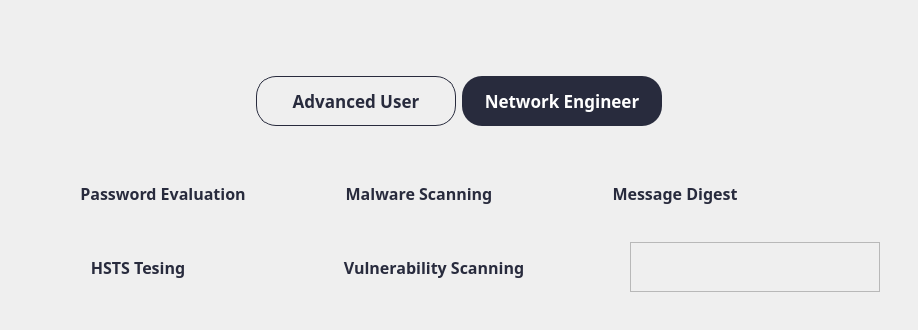
        <widget class="QWidget" name="mainpage">
         <layout class="QHBoxLayout" name="horizontalLayout_7">
          <item>
           <widget class="QWidget" name="widget_9" native="true">
            <layout class="QVBoxLayout" name="verticalLayout_4">
             <item>
              <widget class="QWidget" name="widget_105" native="true">
               <layout class="QVBoxLayout" name="verticalLayout_69">
                <item>
                 <widget class="QWidget" name="widget_12" native="true">
                  <layout class="QVBoxLayout" name="verticalLayout_6">
                   <item alignment="Qt::AlignHCenter|Qt::AlignVCenter">
                    <widget class="QLabel" name="image_mainpage">
                     <property name="minimumSize">
                      <size>
                       <width>500</width>
                       <height>0</height>
                      </size>
                     </property>
                     <property name="maximumSize">
                      <size>
                       <width>1000</width>
                       <height>16777215</height>
                      </size>
                     </property>
                     <property name="text">
                      <string/>
                     </property>
                     <property name="pixmap">
                      <pixmap>main.png</pixmap>
                     </property>
                    </widget>
                   </item>
                  </layout>
                 </widget>
                </item>
                <item alignment="Qt::AlignHCenter">
                 <widget class="QWidget" name="widget_14" native="true">
                  <layout class="QHBoxLayout" name="horizontalLayout_8">
                   <item alignment="Qt::AlignHCenter">
                    <widget class="QPushButton" name="btn_advancedUserHome">
                     <property name="minimumSize">
                      <size>
                       <width>200</width>
                       <height>50</height>
                      </size>
                     </property>
                     <property name="maximumSize">
                      <size>
                       <width>200</width>
                       <height>50</height>
                      </size>
                     </property>
                     <property name="font">
                      <font>
                       <family>Bahnschrift SemiBold</family>
                       <pointsize>13</pointsize>
                       <weight>75</weight>
                       <bold>true</bold>
                      </font>
                     </property>
                     <property name="cursor">
                      <cursorShape>PointingHandCursor</cursorShape>
                     </property>
                     <property name="styleSheet">
                      <string notr="true">QPushButton {    
    border: 1px solid rgba(40,43,61,255) ;
    border-radius: 20px;
    padding: 5px 10px;
	color: rgba(40,43,61,255) ;
}

QPushButton:hover {
    background-color: ;
}
</string>
                     </property>
                     <property name="text">
                      <string>Advanced User</string>
                     </property>
                     <property name="iconSize">
                      <size>
                       <width>40</width>
                       <height>40</height>
                      </size>
                     </property>
                    </widget>
                   </item>
                   <item alignment="Qt::AlignHCenter">
                    <widget class="QPushButton" name="btn_networkUserHome">
                     <property name="minimumSize">
                      <size>
                       <width>200</width>
                       <height>50</height>
                      </size>
                     </property>
                     <property name="maximumSize">
                      <size>
                       <width>200</width>
                       <height>50</height>
                      </size>
                     </property>
                     <property name="font">
                      <font>
                       <family>Bahnschrift SemiBold</family>
                       <pointsize>13</pointsize>
                       <weight>75</weight>
                       <bold>true</bold>
                      </font>
                     </property>
                     <property name="cursor">
                      <cursorShape>PointingHandCursor</cursorShape>
                     </property>
                     <property name="styleSheet">
                      <string notr="true">QPushButton {    
	background-color: rgba(40,43,61,255);
	color: rgb(255, 255, 255);
    border-radius: 20px;
    padding: 5px 10px;
}

QPushButton:hover {
    
}
</string>
                     </property>
                     <property name="text">
                      <string>Network Engineer</string>
                     </property>
                     <property name="iconSize">
                      <size>
                       <width>40</width>
                       <height>40</height>
                      </size>
                     </property>
                    </widget>
                   </item>
                  </layout>
                 </widget>
                </item>
               </layout>
              </widget>
             </item>
             <item>
              <widget class="QWidget" name="widget_13" native="true">
               <layout class="QVBoxLayout" name="verticalLayout_59">
                <item alignment="Qt::AlignLeft">
                 <widget class="QWidget" name="widget_101" native="true">
                  <layout class="QHBoxLayout" name="horizontalLayout_28">
                   <item>
                    <widget class="QPushButton" name="show_password_2">
                     <property name="minimumSize">
                      <size>
                       <width>250</width>
                       <height>50</height>
                      </size>
                     </property>
                     <property name="maximumSize">
                      <size>
                       <width>250</width>
                       <height>50</height>
                      </size>
                     </property>
                     <property name="font">
                      <font>
                       <family>Bahnschrift SemiBold</family>
                       <pointsize>12</pointsize>
                       <weight>75</weight>
                       <bold>true</bold>
                      </font>
                     </property>
                     <property name="styleSheet">
                      <string notr="true">QPushButton {    

    border-radius: 20px;
    padding: 5px 10px;
	color: rgba(40,43,61,255) ;
}

QPushButton:hover {
    background-color: ;
}
</string>
                     </property>
                     <property name="text">
                      <string>Password Evaluation</string>
                     </property>
                     <property name="icon">
                      <iconset>
                       <normaloff>icons8-password-35.png</normaloff>icons8-password-35.png</iconset>
                     </property>
                     <property name="iconSize">
                      <size>
                       <width>45</width>
                       <height>45</height>
                      </size>
                     </property>
                    </widget>
                   </item>
                   <item>
                    <widget class="QPushButton" name="show_malware_2">
                     <property name="minimumSize">
                      <size>
                       <width>250</width>
                       <height>50</height>
                      </size>
                     </property>
                     <property name="maximumSize">
                      <size>
                       <width>250</width>
                       <height>50</height>
                      </size>
                     </property>
                     <property name="font">
                      <font>
                       <family>Bahnschrift SemiBold</family>
                       <pointsize>12</pointsize>
                       <weight>75</weight>
                       <bold>true</bold>
                      </font>
                     </property>
                     <property name="styleSheet">
                      <string notr="true">QPushButton {    
 
    border-radius: 20px;
    padding: 5px 10px;
	color: rgba(40,43,61,255) ;
}

QPushButton:hover {
    background-color: ;
}
</string>
                     </property>
                     <property name="text">
                      <string>Malware Scanning</string>
                     </property>
                     <property name="icon">
                      <iconset>
                       <normaloff>icon-malware.png</normaloff>icon-malware.png</iconset>
                     </property>
                     <property name="iconSize">
                      <size>
                       <width>35</width>
                       <height>35</height>
                      </size>
                     </property>
                    </widget>
                   </item>
                   <item>
                    <widget class="QPushButton" name="show_digest_2">
                     <property name="minimumSize">
                      <size>
                       <width>250</width>
                       <height>50</height>
                      </size>
                     </property>
                     <property name="maximumSize">
                      <size>
                       <width>250</width>
                       <height>50</height>
                      </size>
                     </property>
                     <property name="font">
                      <font>
                       <family>Bahnschrift SemiBold</family>
                       <pointsize>12</pointsize>
                       <weight>75</weight>
                       <bold>true</bold>
                      </font>
                     </property>
                     <property name="styleSheet">
                      <string notr="true">QPushButton {    

    border-radius: 20px;
    padding: 5px 10px;
    color: rgba(40,43,61,255) ;
}

QPushButton:hover {
    background-color: ;
}
</string>
                     </property>
                     <property name="text">
                      <string>Message Digest</string>
                     </property>
                     <property name="icon">
                      <iconset>
                       <normaloff>icon-digest.png</normaloff>icon-digest.png</iconset>
                     </property>
                     <property name="iconSize">
                      <size>
                       <width>35</width>
                       <height>35</height>
                      </size>
                     </property>
                    </widget>
                   </item>
                  </layout>
                 </widget>
                </item>
                <item alignment="Qt::AlignLeft">
                 <widget class="QWidget" name="widget_100" native="true">
                  <layout class="QHBoxLayout" name="horizontalLayout_41">
                   <item alignment="Qt::AlignLeft">
                    <widget class="QPushButton" name="show_https_2">
                     <property name="minimumSize">
                      <size>
                       <width>200</width>
                       <height>50</height>
                      </size>
                     </property>
                     <property name="maximumSize">
                      <size>
                       <width>200</width>
                       <height>50</height>
                      </size>
                     </property>
                     <property name="font">
                      <font>
                       <family>Bahnschrift SemiBold</family>
                       <pointsize>12</pointsize>
                       <weight>75</weight>
                       <bold>true</bold>
                      </font>
                     </property>
                     <property name="styleSheet">
                      <string notr="true">QPushButton {    

    border-radius: 20px;
    padding: 5px 10px;
	color: rgba(40,43,61,255) ;
}

QPushButton:hover {
    background-color: ;
}
</string>
                     </property>
                     <property name="text">
                      <string>HSTS Tesing</string>
                     </property>
                     <property name="icon">
                      <iconset>
                       <normaloff>icons8-worldwide-delivery-35.png</normaloff>icons8-worldwide-delivery-35.png</iconset>
                     </property>
                     <property name="iconSize">
                      <size>
                       <width>35</width>
                       <height>35</height>
                      </size>
                     </property>
                    </widget>
                   </item>
                   <item alignment="Qt::AlignLeft">
                    <widget class="QPushButton" name="show_vulner_2">
                     <property name="minimumSize">
                      <size>
                       <width>380</width>
                       <height>50</height>
                      </size>
                     </property>
                     <property name="maximumSize">
                      <size>
                       <width>380</width>
                       <height>50</height>
                      </size>
                     </property>
                     <property name="font">
                      <font>
                       <family>Bahnschrift SemiBold</family>
                       <pointsize>12</pointsize>
                       <weight>75</weight>
                       <bold>true</bold>
                      </font>
                     </property>
                     <property name="styleSheet">
                      <string notr="true">QPushButton {    

    border-radius: 20px;
    padding: 5px 10px;
	color: rgba(40,43,61,255) ;
}

QPushButton:hover {
    background-color: ;
}
</string>
                     </property>
                     <property name="text">
                      <string>Vulnerability Scanning</string>
                     </property>
                     <property name="icon">
                      <iconset>
                       <normaloff>icon-vulner.png</normaloff>icon-vulner.png</iconset>
                     </property>
                     <property name="iconSize">
                      <size>
                       <width>35</width>
                       <height>45</height>
                      </size>
                     </property>
                    </widget>
                   </item>
                   <item>
                    <widget class="QFrame" name="frame_3">
                     <property name="minimumSize">
                      <size>
                       <width>250</width>
                       <height>50</height>
                      </size>
                     </property>
                     <property name="maximumSize">
                      <size>
                       <width>250</width>
                       <height>50</height>
                      </size>
                     </property>
                     <property name="frameShape">
                      <enum>QFrame::StyledPanel</enum>
                     </property>
                     <property name="frameShadow">
                      <enum>QFrame::Raised</enum>
                     </property>
                    </widget>
                   </item>
                  </layout>
                 </widget>
                </item>
               </layout>
              </widget>
             </item>
            </layout>
           </widget>
          </item>
         </layout>
        </widget>
